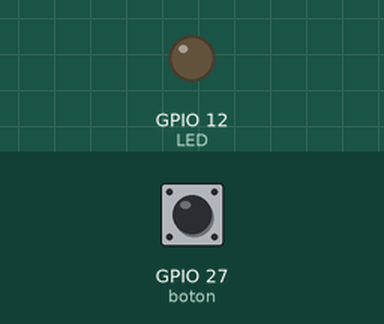
Simulated run of this sketch. Board: ESP32. Shown: output pins drawn as LEDs (lit = HIGH). The inputs (shaded band) are chosen by the test bench; at power-on: GPIO 27 (boton) HIGH.

Above: at 1.2 s.
1.3 s: GPIO 27 (boton) pulled LOW for 0.15 s
At 1.37 s:
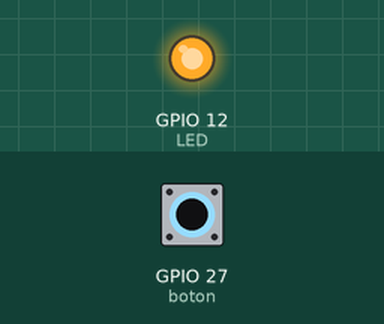
2.9 s: GPIO 27 (boton) pulled LOW for 3.2 s
At 6.8 s:
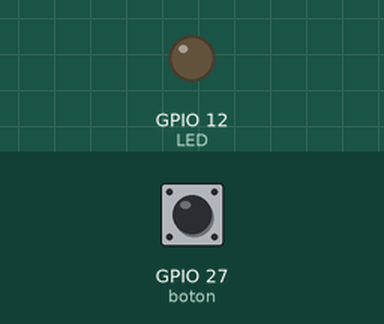
Timing chart, 0 to 8.3 s (numbered marks = the images above; inputs shaded):
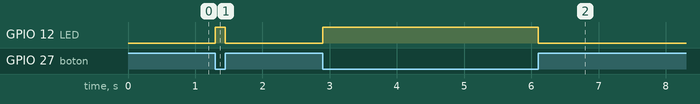

Measured:
- after the input at 1.3 s, GPIO 12 (LED): LOW → HIGH at once, → LOW 0.15 s later
- after the input at 2.9 s, GPIO 12 (LED): LOW → HIGH at once, → LOW 3.2 s later

The sketch:

NanoReto2_Ejemplo.ino
```cpp
int LED = 12;       // Pin donde está conectado el LED
int boton = 27;      // Pin donde está conectado el botón

void setup() {
  pinMode(LED, OUTPUT);       // Configuramos el pin del LED como salida
  pinMode(boton, INPUT_PULLUP); // Configuramos el pin del botón como entrada con resistencia pull-up interna
}

void loop() {
  if (digitalRead(boton) == LOW) { // Si el botón está presionado (nivel bajo)
    digitalWrite(LED, HIGH);       // Encendemos el LED
  } else {
    digitalWrite(LED, LOW);        // Apagamos el LED
  }
}
```
